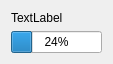
<?xml version="1.0" encoding="UTF-8"?>
<ui version="4.0">
 <class>DbgInstaller</class>
 <widget class="QWidget" name="DbgInstaller">
  <property name="geometry">
   <rect>
    <x>0</x>
    <y>0</y>
    <width>95</width>
    <height>46</height>
   </rect>
  </property>
  <property name="windowTitle">
   <string>DbgInstaller</string>
  </property>
  <layout class="QGridLayout" name="gridLayout">
   <item row="0" column="0">
    <widget class="QLabel" name="label">
     <property name="text">
      <string>TextLabel</string>
     </property>
     <property name="wordWrap">
      <bool>true</bool>
     </property>
    </widget>
   </item>
   <item row="1" column="0">
    <widget class="QProgressBar" name="progressBar">
     <property name="value">
      <number>24</number>
     </property>
    </widget>
   </item>
  </layout>
 </widget>
 <layoutdefault spacing="6" margin="11"/>
 <resources/>
 <connections/>
</ui>
